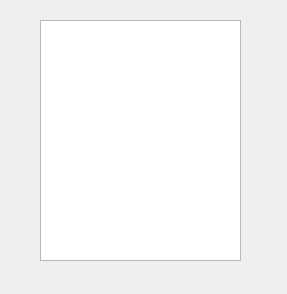
<?xml version="1.0" encoding="UTF-8"?>
<ui version="4.0">
 <class>Dialog</class>
 <widget class="QDialog" name="Dialog">
  <property name="geometry">
   <rect>
    <x>0</x>
    <y>0</y>
    <width>287</width>
    <height>294</height>
   </rect>
  </property>
  <property name="windowTitle">
   <string>Dialog</string>
  </property>
  <widget class="QListWidget" name="lw_lista_alumnos">
   <property name="geometry">
    <rect>
     <x>40</x>
     <y>20</y>
     <width>201</width>
     <height>241</height>
    </rect>
   </property>
  </widget>
 </widget>
 <resources/>
 <connections/>
</ui>
